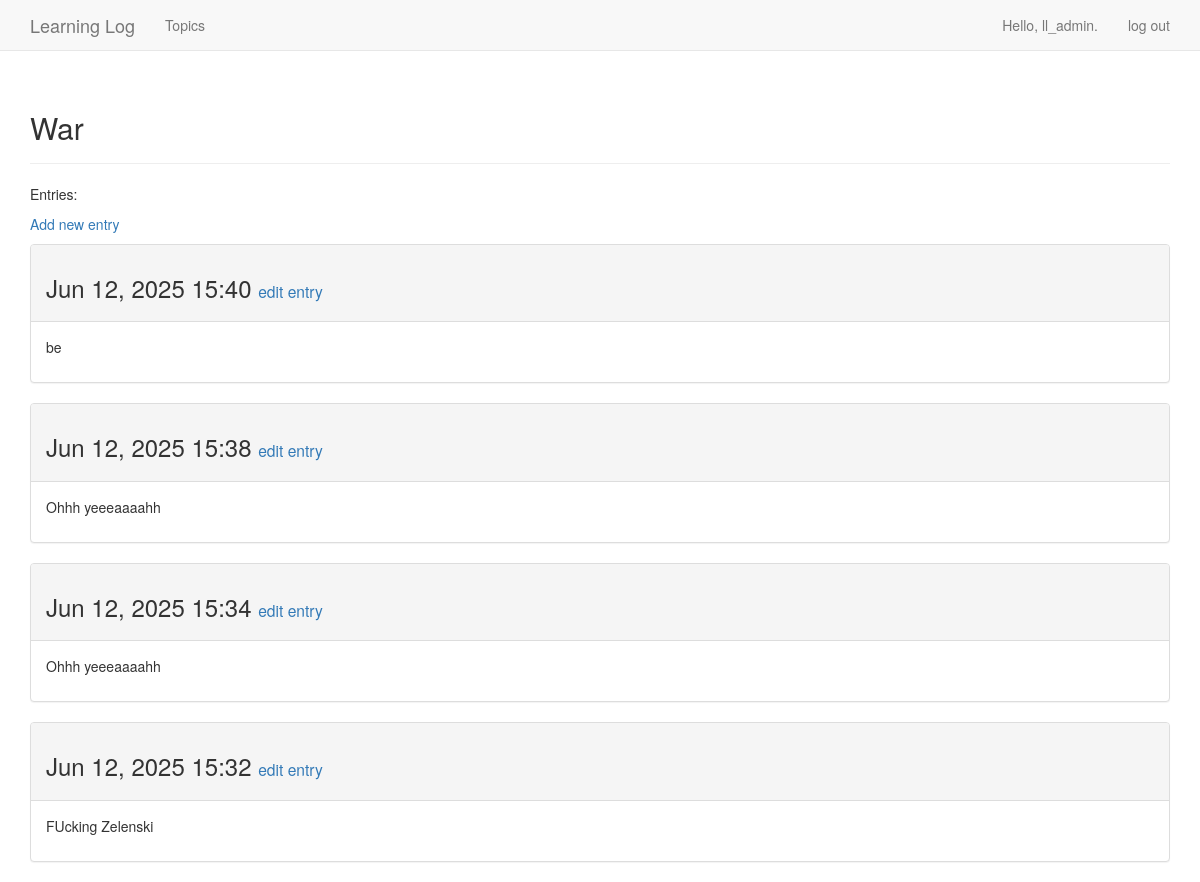
Page /topics/4/ (signed in) on the committed database.
### learning_logs/models.py (models this page shows, shortened)
class Topic(models.Model):
    text = models.CharField(max_length=200)
    date_added = models.DateTimeField(auto_now_add=True)
    owner = models.ForeignKey(User, on_delete=models.CASCADE)
    def __str__(self):
        return self.text

class Entry(models.Model):
    topic = models.ForeignKey(Topic, on_delete=models.CASCADE)
    text = models.TextField()
    date_added = models.DateTimeField(auto_now_add=True)
    class Meta:
        verbose_name_plural = 'entries'

### learning_logs/views.py (the view)
# urls.py: path('topics/<int:topic_id>/', views.topic, name='topic'),
@login_required
def topic(request, topic_id):
    topic = Topic.objects.get(id=topic_id)
    check_topic_owner(request, topic)
    entries = topic.entry_set.order_by('-date_added')
    context = {'topic': topic, 'entries': entries}
    return render(request, 'learning_logs/topic.html', context)

### learning_logs/views.py (called while the page is built)
def check_topic_owner(request, topic):
    if topic.owner != request.user:
        raise Http404

### learning_logs/templates/learning_logs/topic.html
{% extends 'learning_logs/base.html' %}
{% block header %}
<h2>{{ topic }}</h2>
{% endblock header %}
{% block content %}
<p>Entries:</p>
<p>
    <a href="{% url 'learning_logs:new_entry' topic.id %}">Add new entry</a>
</p>
{% for entry in entries %}
<div class="panel panel-default">
    <div class="panel-heading">
           <h3>
               {{ entry.date_added|date:'M d, Y H:i' }}
               <small>
                   <a href="{% url 'learning_logs:edit_entry' entry.id %}">
                       edit entry</a>
               </small>
           </h3>
    </div>
    <div class="panel-body">
        {{ entry.text|linebreaks }}
    </div>
</div>
{% empty %}
<li>
    There are no entries for this topic yet
</li>
{% endfor %}
{% endblock content %}

### learning_logs/templates/learning_logs/base.html (shortened to what this page needs)
{% load bootstrap3 %}
<!DOCTYPE html>
<html lang="en">
<head>
    {% bootstrap_css %}
</head>
<body>
<nav class="navbar navbar-default navbar-static-top">
    <div class="container">
        <div class="navbar-header">
            <a class="navbar-brand" href="{% url 'learning_logs:index' %}">
                Learning Log</a>
        </div>
        <div id="navbar" class="navbar-collapse collapse">
            <ul class="nav navbar-nav">
                <li><a href="{% url 'learning_logs:topics' %}">Topics</a></li>
            </ul>
            <ul class="nav navbar-nav navbar-right">
                {% if user.is_authenticated %}
                <li><a>Hello, {{ user.username }}.</a></li>
                <li><a href="{% url 'users:logout' %}">log out</a></li>
                {% else %}
                <li><a href="{% url 'users:register' %}">register</a></li>
                <li><a href="{% url 'users:login' %}">log in</a></li>
                {% endif %}
            </ul>
        </div>
    </div>
</nav>
<div class="container">
    <div class="page-header">
        {% block header %}{% endblock header %}
    </div>
    <div>
        {% block content %}{% endblock content %}
    </div>
</div>
</body>
</html>

### rows in the picture
Topic: text "War"
Entry: date_added "Jun 12, 2025 15:40", text "be"
Entry: date_added "Jun 12, 2025 15:38", text "Ohhh yeeeaaaahh"
Entry: date_added "Jun 12, 2025 15:34", text "Ohhh yeeeaaaahh"
Entry: date_added "Jun 12, 2025 15:32", text "FUcking Zelenski"

### other values in the picture
{{ user.username }} "ll_admin"
